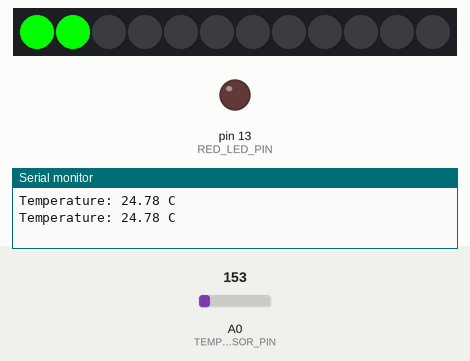
The sketch below on a simulated Arduino Uno, built with avr-gcc and run on an emulated ATmega328P. Parts: 12 RGB LEDs in strip order, left to right, output pins drawn as LEDs (lit = HIGH), the last lines printed to the serial monitor. Inputs (shaded band) come from the test bench; at power-on: A0 (TEMP_SENSOR_PIN) = 153.

Above: at 2.8 s.
2.9 s: A0 (TEMP_SENSOR_PIN) set to 129
At 4.3 s:
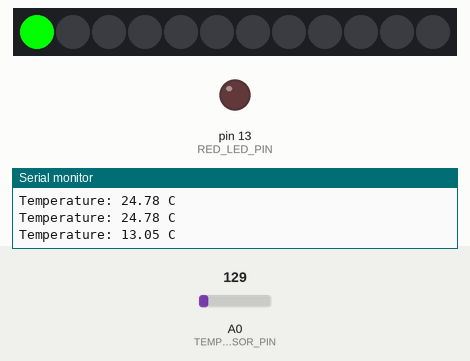
5.6 s: A0 (TEMP_SENSOR_PIN) set to 109
At 7.1 s:
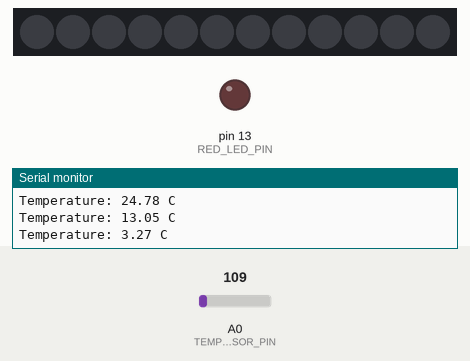
8.3 s: A0 (TEMP_SENSOR_PIN) set to 165
At 11.2 s:
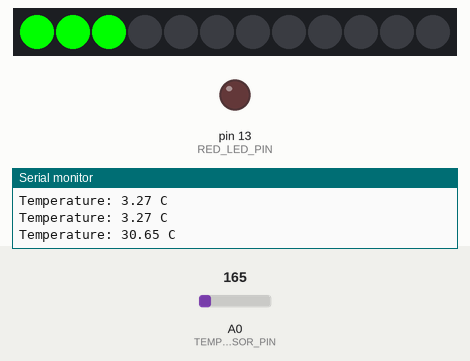
11.5 s: A0 (TEMP_SENSOR_PIN) set to 114
At 13.0 s:
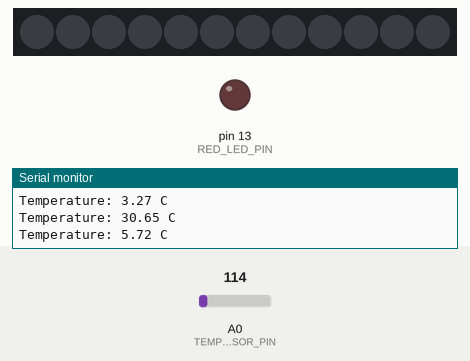
14.2 s: A0 (TEMP_SENSOR_PIN) set to 133
At 17.4 s:
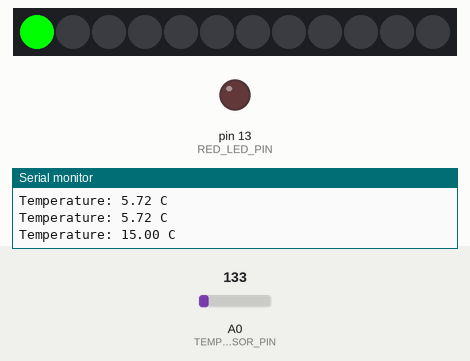
Timing chart, 0 to 18.5 s (numbered marks = the images above; inputs shaded):
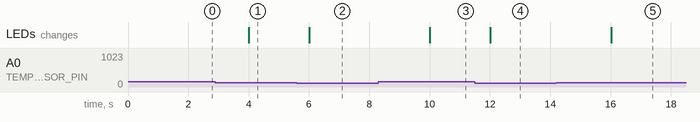

The sketch:

AddressableLEDs.ino
```cpp
// (C) Jitish Rajankumar Padhya, Raghav Tengse, Utkarsh Singh, group: 23 (2024)
// Work package 4
// Exercise 3:ADDRESSABLE LEDS
// Submission code: 2351823

//include the NeoPixel library
#include <Adafruit_NeoPixel.h>
// Pin where the TMP36 is connected
#define TEMP_SENSOR_PIN A0
// Number of pixels in the NeoPixel ring (change this to 12)
#define NUM_PIXELS 12
// Pin for the additional red LED
#define RED_LED_PIN 13
// Temperature interval for each LED
//Sets the interval of each LED
#define TEMP_INTERVAL 10
// Calculate threshold step size

//creates instance of the NeoPixel
//it specifies the number of pixels, pin of the NeoPixel,colour and data transmission speed
Adafruit_NeoPixel pixels(NUM_PIXELS, 6, NEO_GRB + NEO_KHZ800);

void setup() {
  Serial.begin(9600);
  //sets the pinmode to INPUT determining that we are going to take the input from temp sensor
  pinMode(TEMP_SENSOR_PIN, INPUT);
  //determines the pinmode to OUTPUT determining that it will show the output
  pinMode(RED_LED_PIN, OUTPUT);
  //initialses the NeoPixel ring
  pixels.begin();
}

void loop() {
  //reads the temperature in celcius
  float tempC = readTemperature();
  //checks if the temperature is valid
  if (tempC != -100) {
    displayTemperature(tempC);
    //if not valid print the following statement
  } else {
    Serial.println("Error: Could not read temperature.");
  }
  Serial.print("Temperature: ");
  Serial.print(tempC);
  Serial.println(" C");
  delay(2000); // Delay between temperature readings
}

float readTemperature() {
  // Read analog voltage from temperature sensor
  int sensorValue = analogRead(TEMP_SENSOR_PIN);
  // Convert analog voltage to voltage (0-5V)
  float voltage = sensorValue * (5.0 / 1023.0);
  // Convert voltage to Celsius temperature
  float tempC = (voltage - 0.5) * 100.0;
  //return the temperature
  return tempC;
}

void displayTemperature(float tempC) {
  // Calculate the number of LEDs to light up based on the temperature
  int numLedsToShow = calculateNumLeds(tempC);
  // Loop through the LEDs and set the color to green for LEDs that should be lit up
  for (int i = 0; i < numLedsToShow; i++) {
    // Green color for temperature indication
    pixels.setPixelColor(i, pixels.Color(0, 255, 0));
  }
  // Turn off remaining LEDs by setting their color to black (off)
  for (int i = numLedsToShow; i < NUM_PIXELS; i++) {
    pixels.setPixelColor(i, pixels.Color(0, 0, 0));//(0, 0, 0)indicates black colour
  }
  // Update the NeoPixel ring to reflect the changes
  pixels.show();
  //if the the number LEDs is greater than or equal to 12 the RED LEDs will be turned on
  if (numLedsToShow >= NUM_PIXELS) {
    digitalWrite(RED_LED_PIN, HIGH);
  } else {
    //if not greater than or equal to 12 the RED LED will remain off
    digitalWrite(RED_LED_PIN, LOW);
  }
}

//
int calculateNumLeds(float tempC) {
  int numLeds = tempC / TEMP_INTERVAL;
  // Ensure numLeds does not exceed NUM_PIXELS
  //min function returns the min value of the two.
  return min(numLeds, NUM_PIXELS);
}
```

Measured:
- the behaviour switches between 123 and 122 on A0 (TEMP_SENSOR_PIN) (found by bisection; images 1 and 2)
- after the input at 2.9 s, the LEDs: change after 1.1 s (image 1)
- after the input at 5.6 s, the LEDs: change after 0.41 s (image 2)
- after the input at 8.3 s, the LEDs: change after 1.7 s (image 3)
- after the input at 11.5 s, the LEDs: change after 0.51 s (image 4)
- after the input at 14.2 s, the LEDs: change after 1.8 s (image 5)
